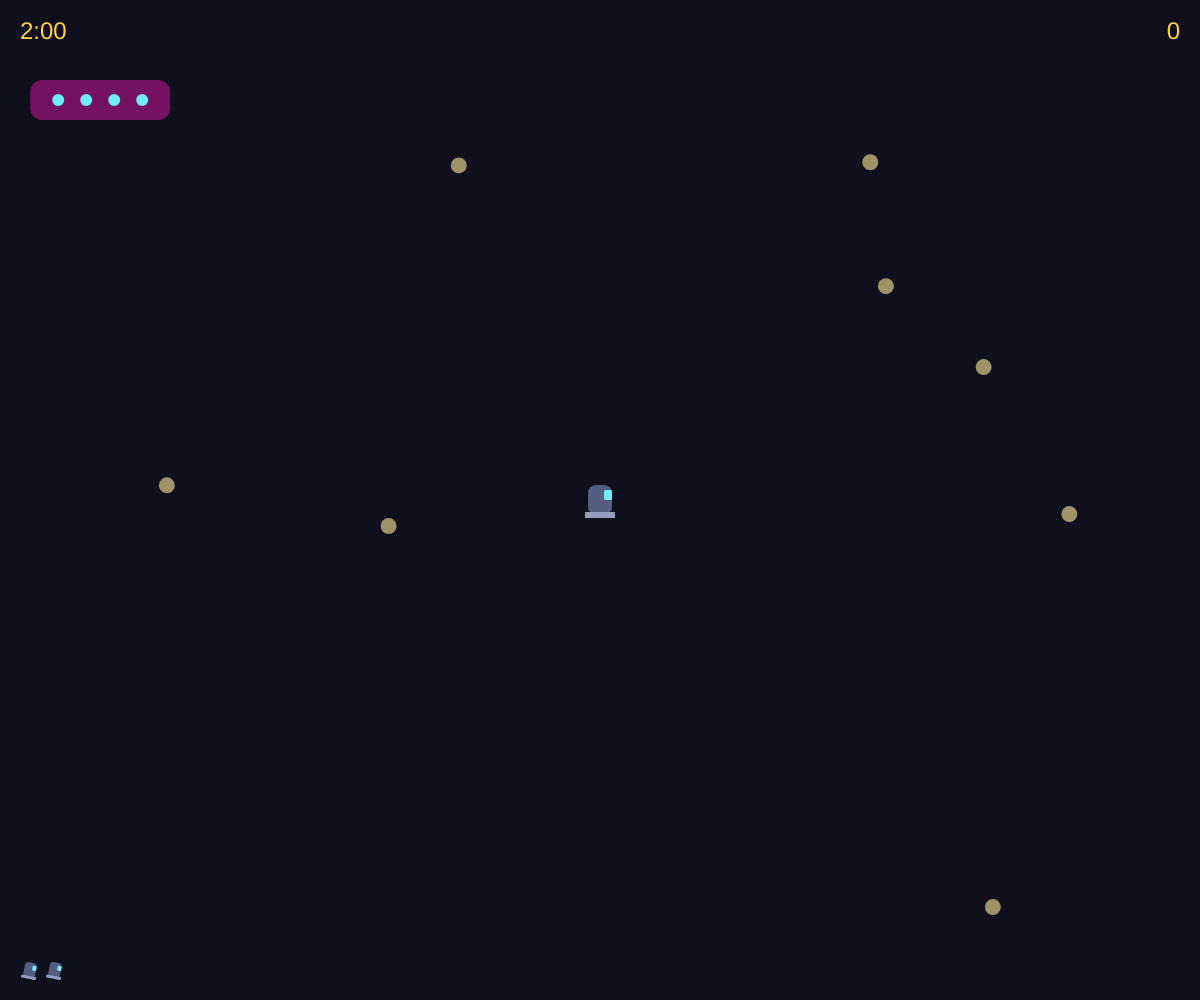
Frame 1 (no input)
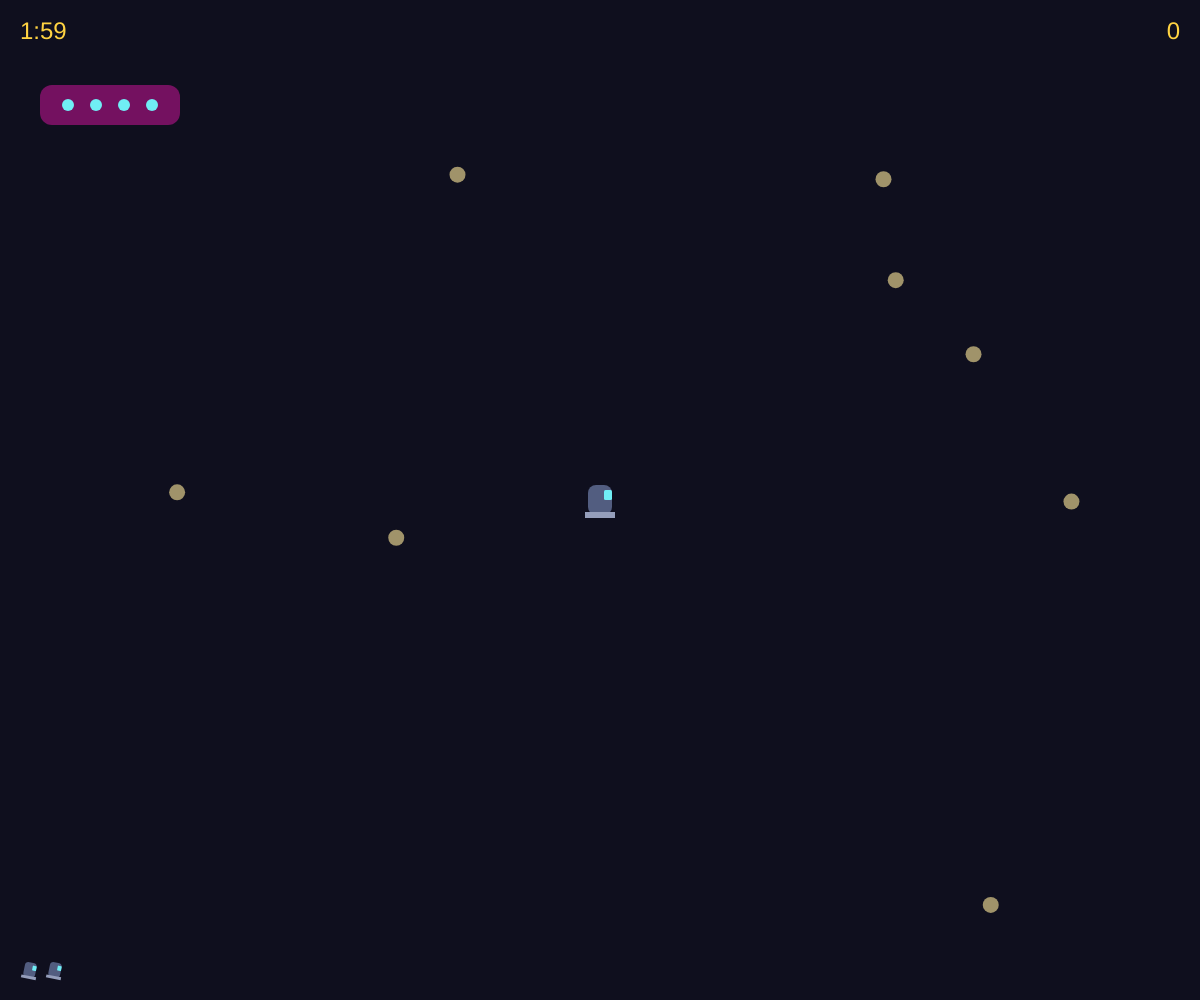
Frame 60 (no input)
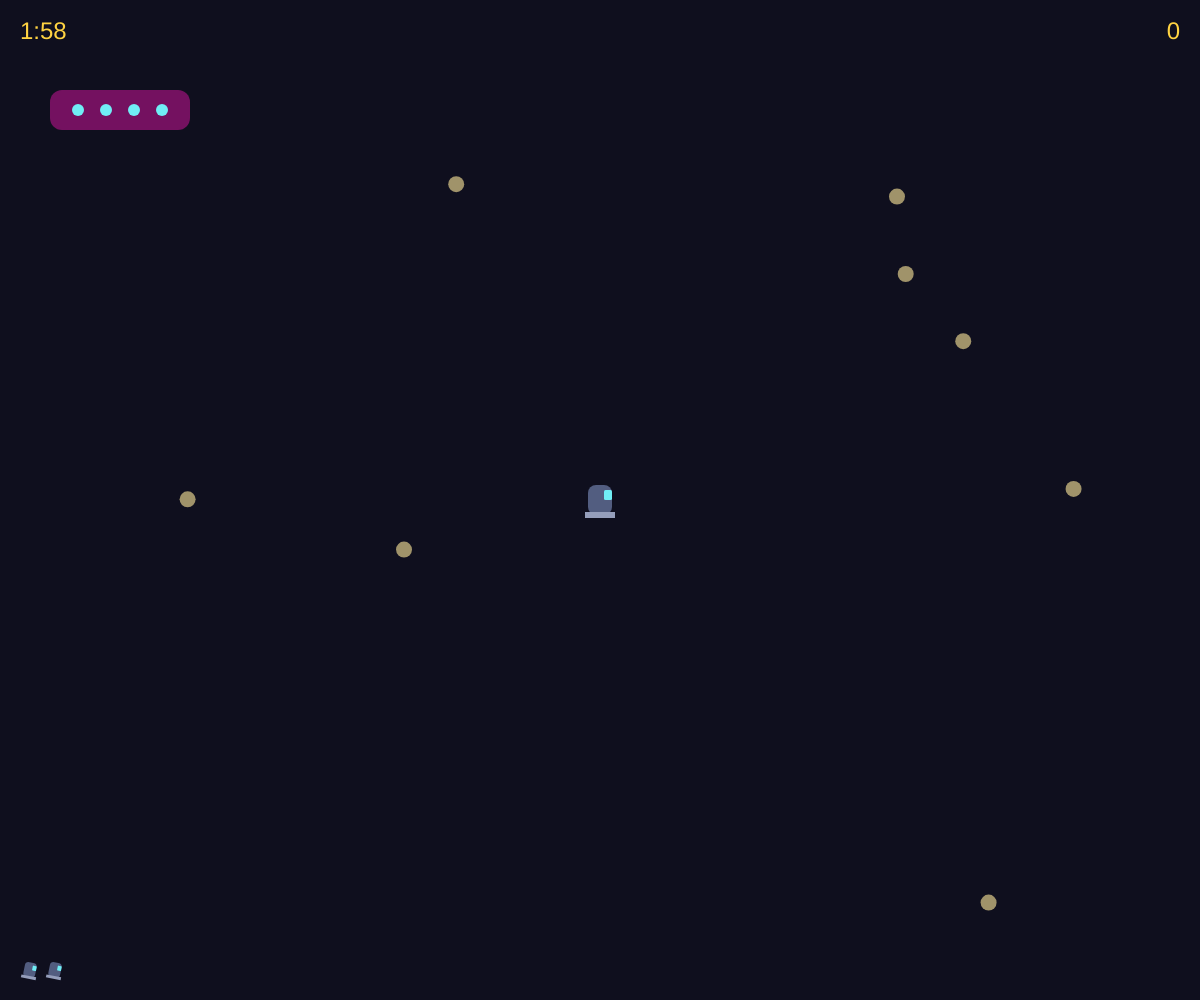
Frame 120 (the mouse pressed at the canvas centre since frame 60)

The p5.js sketch that drew these frames (run headless with seeded random() and noise() and a simulated clock; from frame 60 on, the mouse is pressed at the canvas centre):

// p5.js sketch
// ── sketch.js

let game;

function setup() {
  createCanvas(windowWidth, windowHeight);
  game = new Game();
}

function draw() {
  background(15, 15, 30);

  let delta = min(deltaTime, 50);

  game.update(delta);
  game.draw();
}

function windowResized() {
  resizeCanvas(windowWidth, windowHeight);
}

// ── game.js

class Game {
  static JUNK_CATCH_TIME_MS = 500;

  constructor() {
    this.magpie = new Magpie(
      width / 2 || 400,
      height / 2 || 300
    );

    this.mothership = new Mothership(100, 100);
    this.level = new Level();
    this.score = 0;
    this.lives = 3;
  }

  update(delta) {
    Inputs.handleKeyDown(delta, this.magpie);

    this.magpie.update(delta);
    this.mothership.update(delta);
    this.level.update(delta);

    let caught = this.resolveBeam(delta);

    if (caught) {
      this.level.junk = this.level.junk.filter(
        j => j !== caught
      );

      this.score += 100;
    }
  }

  resolveBeam(delta) {
    const caught = [];

    for (const junk of this.level.junk) {
      if (this.magpie.beamContains(junk.physics)) {
        junk.beamTime += delta;
        caught.push(junk);
      } else {
        junk.beamTime = Math.max(
          0,
          junk.beamTime - delta
        );
      }
    }

    if (caught.length > 0) {
      let best = caught[0];
      for (const junk of caught) {
        if (junk.beamTime > best.beamTime) {
          best = junk;
        }
      }

      if (best.beamTime > Game.JUNK_CATCH_TIME_MS) {
        return best;
      }
    }
    return null;
  }

  draw() {
    this.mothership.draw();
    this.magpie.draw();

    this.level.draw(this.score, this.lives);

    if (this.level.junk.length === 0) {
      push();
      fill("#ffd342");
      textSize(48);
      textAlign(CENTER, CENTER);
      text(
        "ALL CLEAR!",
        width / 2,
        height / 2
      );

      pop();
    }
  }
}


// ── inputs.js

class Inputs {
  static THRUST = 200;
  static REVERSE_THRUST = 100;
  static TURN_RATE = 3;

  static handleKeyDown(delta, magpie) {
    if (!magpie || !magpie.physics) return;

    if (keyIsDown(87)) {
      magpie.physics.thrust(Inputs.THRUST, delta);
    }

    if (keyIsDown(83)) {
      magpie.physics.thrust(-Inputs.REVERSE_THRUST, delta);
    }

    if (keyIsDown(65)) {
      magpie.physics.rotate(-Inputs.TURN_RATE, delta);
    }

    if (keyIsDown(68)) {
      magpie.physics.rotate(Inputs.TURN_RATE, delta);
    }

    magpie.enableBeam(keyIsDown(32));
  }
}

// ── junk.js

class Junk {
  static DIAMETER = 16;

  constructor(x, y) {
    this.physics = new Physics(x, y);
    this.physics.dx = random(-20, 20);
    this.physics.dy = random(-20, 20);
    this.beamTime = 0;
  }

  update(delta) {
    this.physics.move(delta, { constrain: true });
  }

  draw() {
    push();
    translate(this.physics.x, this.physics.y);
    Junk.drawJunk();
    pop();
  }

  static drawJunk() {
    push();
    noStroke();
    fill("#a0936a");
    circle(0, 0, Junk.DIAMETER);
    pop();
  }
}

// ── level.js

class Level {
  static HUD_TEXT_SIZE = 24;
  static HUD_PAD = 20;

  static LIVES_PAD_LEFT = 30;
  static LIVES_PAD_BOTTOM = 30;
  static LIVES_GAP = 25;
  static LIVES_SCALE = 0.5;

  constructor() {
    this.time = {
      initial: 120000,
      elapsed: 0
    };

    this.junk = [];

    for (let i = 0; i < 8; i++) {
      this.junk.push(
        new Junk(
          random(100, width || 600),
          random(100, height || 400)
        )
      );
    }
  }

  timeLeft() {
    return Math.max(
      0,
      this.time.initial - this.time.elapsed
    );
  }

  update(delta) {
    this.time.elapsed += delta;

    for (const item of this.junk) {
      item.update(delta);
    }
  }

  draw(score, lives) {
    push();

    noStroke();
    fill("#ffd342");
    textSize(Level.HUD_TEXT_SIZE);
    textAlign(LEFT, TOP);

    const { minutes, seconds } =
      timeToStringParts(this.timeLeft());

    text(
      `${minutes}:${seconds}`,
      Level.HUD_PAD,
      Level.HUD_PAD
    );

    textAlign(RIGHT, TOP);

    text(
      `${score}`,
      width - Level.HUD_PAD,
      Level.HUD_PAD
    );

    for (let i = 0; i < lives - 1; i++) {
      push();

      translate(
        Level.LIVES_PAD_LEFT + i * Level.LIVES_GAP,
        height - Level.LIVES_PAD_BOTTOM
      );

      scale(Level.LIVES_SCALE);

      Magpie.drawMagpie({
        rotation: 0.2,
        beam: false
      });

      pop();
    }

    for (const item of this.junk) {
      item.draw();
    }

    pop();
  }
}

// ── magpie.js

class Magpie {
  static DOME_WIDTH = 24;
  static DOME_HEIGHT = 30;
  static PLATFORM_WIDTH = 30;
  static PLATFORM_HEIGHT = 6;
  static WINDOW_WIDTH = 8;
  static WINDOW_HEIGHT = 10;
  static BEAM_WIDTH = 80;
  static BEAM_HEIGHT = 160;

  constructor(x, y) {
    this.physics = new Physics(x, y);
    this.beamActive = false;
    this.capturedJunk = null;
  }

  enableBeam(active) {
    if (!active || !this.capturedJunk) {
      this.beamActive = active;
    }
  }

  beamContains(point) {
    if (!this.beamActive) return false;

    const dx = point.x - this.physics.x;
    const dy = point.y - this.physics.y;
    const angle = this.physics.rotation;

    const localX =
      dx * cos(angle) + dy * sin(angle);

    const localY =
      -dx * sin(angle) + dy * cos(angle);

    return (
      localY >= 0 &&
      localY <= Magpie.BEAM_HEIGHT &&
      abs(localX) <=
        (Magpie.BEAM_WIDTH / 2) *
        (localY / Magpie.BEAM_HEIGHT)
    );
  }

  update(delta) {
    this.physics.move(delta, { constrain: true });
  }

  draw() {
    push();

    translate(this.physics.x, this.physics.y);

    Magpie.drawMagpie({
      rotation: this.physics.rotation,
      beam: this.beamActive
    });

    pop();
  }

  static drawMagpie({ rotation, beam }) {
    push();

    rotate(rotation);

    if (beam) {
      noStroke();
      fill("#f5f37040");

      const halfWidth = Magpie.BEAM_WIDTH / 2;

      triangle(
        0, 0,
        halfWidth, Magpie.BEAM_HEIGHT,
        -halfWidth, Magpie.BEAM_HEIGHT
      );
    }

    noStroke();
    rectMode(CENTER);

    fill("#525d80");

    rect(
      0, 0,
      Magpie.DOME_WIDTH,
      Magpie.DOME_HEIGHT,
      8
    );

    fill("#959ebb");

    rect(
      0,
      Magpie.DOME_HEIGHT / 2,
      Magpie.PLATFORM_WIDTH,
      Magpie.PLATFORM_HEIGHT
    );

    Magpie.drawWindow();

    pop();
  }

  static drawWindow() {
    push();

    rectMode(CORNER);
    fill("#70eef5");

    const winX =
      Magpie.DOME_WIDTH / 2 - Magpie.WINDOW_WIDTH;

    const winY = -Magpie.WINDOW_HEIGHT;

    rect(
      winX,
      winY,
      Magpie.WINDOW_WIDTH,
      Magpie.WINDOW_HEIGHT,
      1.5
    );

    pop();
  }
}

// ── mothership.js

class Mothership {
  static WIDTH = 140;
  static HEIGHT = 40;
  static CORNER_RADIUS = 12;
  static NUM_PORTHOLES = 4;
  static PORTHOLE_DIAMETER = 12;

  constructor(x, y) {
    this.physics = new Physics(x, y);

    this.physics.dx = 10;
    this.physics.dy = 5;
  }

  update(delta) {
    this.physics.move(delta, { constrain: true });
  }

  draw() {
    push();

    translate(this.physics.x, this.physics.y);

    Mothership.drawMothership({
      rotation: this.physics.rotation
    });

    pop();
  }

  static drawMothership({ rotation }) {
    push();

    rotate(rotation);

    noStroke();
    fill("#741160");
    rectMode(CENTER);

    rect(
      0, 0,
      Mothership.WIDTH,
      Mothership.HEIGHT,
      Mothership.CORNER_RADIUS
    );

    fill("#70eef5");

    const gap =
      Mothership.WIDTH /
      (Mothership.NUM_PORTHOLES + 1);

    for (let i = 0; i < Mothership.NUM_PORTHOLES; i++) {
      const x =
        -Mothership.WIDTH / 2 + (i + 1) * gap;

      circle(
        x,
        0,
        Mothership.PORTHOLE_DIAMETER
      );
    }

    pop();
  }
}

// ── physics.js

class Physics {
  constructor(x = 0, y = 0, rotation = 0) {
    this.x = x;
    this.y = y;
    this.rotation = rotation;
    this.dx = 0;
    this.dy = 0;
  }

  move(delta, { constrain = false } = {}) {
    const seconds = delta / 1000;

    this.x += this.dx * seconds;
    this.y += this.dy * seconds;

    if (constrain) {
      while (this.x < 0) this.x += width;
      while (this.y < 0) this.y += height;
      while (this.x >= width) this.x -= width;
      while (this.y >= height) this.y -= height;
    }
  }

  rotate(rate, delta) {
    this.rotation += rate * (delta / 1000);
  }

  thrust(accel, delta) {
    const amt = accel * (delta / 1000);

    this.dx += Math.sin(this.rotation) * amt;
    this.dy -= Math.cos(this.rotation) * amt;
  }
}

// ── utils.js

function timeToStringParts(timeMs) {
  const secondsLeft = Math.ceil(timeMs / 1000);

  const minutes = String(
    Math.trunc(secondsLeft / 60)
  );

  const seconds = String(
    secondsLeft % 60
  ).padStart(2, "0");

  return {
    minutes,
    seconds
  };
}
